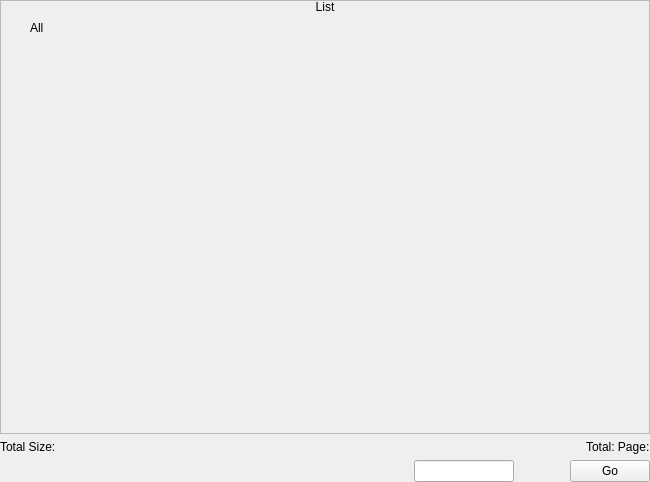
<?xml version="1.0" encoding="UTF-8"?>
<ui version="4.0">
 <class>BackupThumb</class>
 <widget class="QWidget" name="BackupThumb">
  <property name="geometry">
   <rect>
    <x>0</x>
    <y>0</y>
    <width>650</width>
    <height>482</height>
   </rect>
  </property>
  <property name="windowTitle">
   <string>Form</string>
  </property>
  <layout class="QVBoxLayout" name="verticalLayout_2">
   <property name="leftMargin">
    <number>0</number>
   </property>
   <property name="topMargin">
    <number>0</number>
   </property>
   <property name="rightMargin">
    <number>0</number>
   </property>
   <property name="bottomMargin">
    <number>0</number>
   </property>
   <item>
    <widget class="QWidget" name="widget_itemContent" native="true">
     <property name="sizePolicy">
      <sizepolicy hsizetype="Preferred" vsizetype="Preferred">
       <horstretch>0</horstretch>
       <verstretch>1</verstretch>
      </sizepolicy>
     </property>
     <property name="styleSheet">
      <string notr="true">QWidget#widget_itemContent
{
border: 1px solid #B9B9B9;
}

QCheckBox
{
background-color: transparent;
border: 0px;
padding-left: 10px;
padding-right: 0px;
}</string>
     </property>
     <layout class="QVBoxLayout" name="verticalLayout">
      <property name="leftMargin">
       <number>0</number>
      </property>
      <property name="topMargin">
       <number>0</number>
      </property>
      <property name="rightMargin">
       <number>0</number>
      </property>
      <property name="bottomMargin">
       <number>0</number>
      </property>
      <item>
       <widget class="QLabel" name="label_list">
        <property name="text">
         <string>List</string>
        </property>
        <property name="alignment">
         <set>Qt::AlignCenter</set>
        </property>
       </widget>
      </item>
      <item>
       <widget class="QCheckBox" name="checkBox_all">
        <property name="text">
         <string>All</string>
        </property>
       </widget>
      </item>
      <item>
       <widget class="QWidget" name="widget" native="true">
        <property name="sizePolicy">
         <sizepolicy hsizetype="Preferred" vsizetype="Preferred">
          <horstretch>0</horstretch>
          <verstretch>1</verstretch>
         </sizepolicy>
        </property>
        <layout class="QGridLayout" name="gridLayout_item"/>
       </widget>
      </item>
     </layout>
    </widget>
   </item>
   <item>
    <layout class="QHBoxLayout" name="horizontalLayout_10">
     <item>
      <widget class="NormalLabel" name="label_size">
       <property name="sizePolicy">
        <sizepolicy hsizetype="Expanding" vsizetype="Preferred">
         <horstretch>0</horstretch>
         <verstretch>0</verstretch>
        </sizepolicy>
       </property>
       <property name="text">
        <string>Total Size:</string>
       </property>
      </widget>
     </item>
     <item>
      <widget class="NormalLabel" name="label_page">
       <property name="text">
        <string>Total: Page:</string>
       </property>
      </widget>
     </item>
    </layout>
   </item>
   <item>
    <layout class="QHBoxLayout" name="horizontalLayout_9">
     <item>
      <spacer name="horizontalSpacer_5">
       <property name="orientation">
        <enum>Qt::Horizontal</enum>
       </property>
       <property name="sizeHint" stdset="0">
        <size>
         <width>40</width>
         <height>20</height>
        </size>
       </property>
      </spacer>
     </item>
     <item>
      <widget class="QToolButton" name="toolButton_firstPage">
       <property name="styleSheet">
        <string notr="true">QToolButton
{
	border: 0px;
	border-image: url(:/playback/playback/startpage_g.png);
}
QToolButton:hover
{
	border-image: url(:/playback/playback/startpage_b.png);
}
QToolButton:pressed
{
	border-image: url(:/playback/playback/startpage_g.png);
}</string>
       </property>
       <property name="text">
        <string/>
       </property>
      </widget>
     </item>
     <item>
      <widget class="QToolButton" name="toolButton_previousPage">
       <property name="styleSheet">
        <string notr="true">QToolButton
{
	border: 0px;
	border-image: url(:/playback/playback/prevpage_g.png);
}
QToolButton:hover
{
	border-image: url(:/playback/playback/prevpage_b.png);
}
QToolButton:pressed
{
	border-image: url(:/playback/playback/prevpage_g.png);
}</string>
       </property>
       <property name="text">
        <string/>
       </property>
      </widget>
     </item>
     <item>
      <widget class="MyLineEditPage" name="lineEdit_page">
       <property name="maximumSize">
        <size>
         <width>100</width>
         <height>16777215</height>
        </size>
       </property>
       <property name="alignment">
        <set>Qt::AlignCenter</set>
       </property>
      </widget>
     </item>
     <item>
      <widget class="QToolButton" name="toolButton_nextPage">
       <property name="styleSheet">
        <string notr="true">QToolButton
{
	border: 0px;
	border-image: url(:/playback/playback/nextpage_g.png);
}
QToolButton:hover
{
	border-image: url(:/playback/playback/nextpage_b.png);
}
QToolButton:pressed
{
	border-image: url(:/playback/playback/nextpage_g.png);
}</string>
       </property>
       <property name="text">
        <string/>
       </property>
      </widget>
     </item>
     <item>
      <widget class="QToolButton" name="toolButton_lastPage">
       <property name="styleSheet">
        <string notr="true">QToolButton
{
	border: 0px;
	border-image: url(:/playback/playback/endpage_g.png);
}
QToolButton:hover
{
	border-image: url(:/playback/playback/endpage_b.png);
}
QToolButton:pressed
{
	border-image: url(:/playback/playback/endpage_g.png);
}</string>
       </property>
       <property name="text">
        <string/>
       </property>
      </widget>
     </item>
     <item>
      <widget class="PushButtonPage" name="pushButton_go">
       <property name="text">
        <string>Go</string>
       </property>
      </widget>
     </item>
    </layout>
   </item>
  </layout>
 </widget>
 <customwidgets>
  <customwidget>
   <class>NormalLabel</class>
   <extends>QLabel</extends>
   <header>normallabel.h</header>
  </customwidget>
  <customwidget>
   <class>MyLineEditPage</class>
   <extends>QLineEdit</extends>
   <header>mylineeditpage.h</header>
  </customwidget>
  <customwidget>
   <class>PushButtonPage</class>
   <extends>QPushButton</extends>
   <header>PushButtonPage.h</header>
  </customwidget>
 </customwidgets>
 <resources/>
 <connections/>
</ui>
